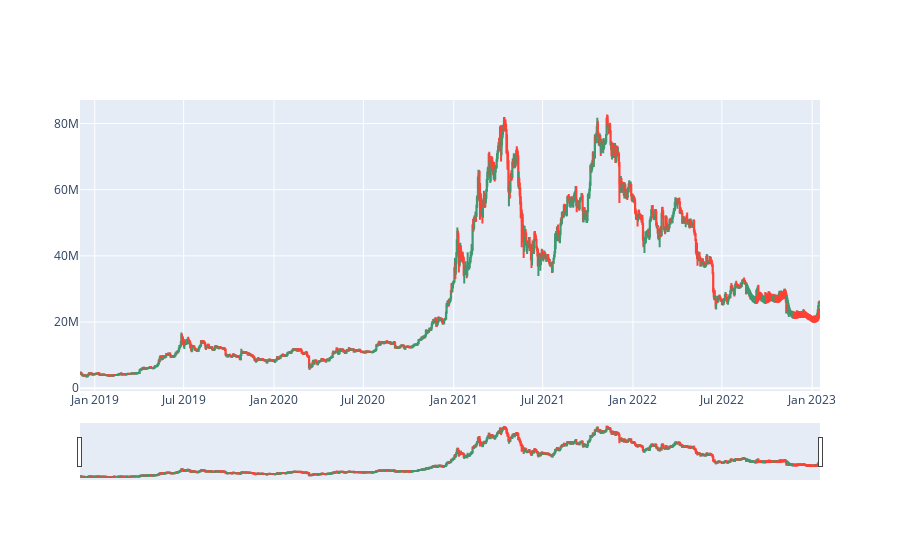

Source (notebook cell):
### Code cell
fig = go.Figure()
fig.add_trace(go.Candlestick(x=df_BTC.index,
                    open=df_BTC['open'], high=df_BTC['high'],
                    low=df_BTC['low'], close=df_BTC['close'],showlegend=False))
fig.add_trace(go.Candlestick(x=df_BTC_pred.index,
                    open=df_BTC_pred['open'], high=df_BTC_pred['high'],
                    low=df_BTC_pred['low'], close=df_BTC_pred['close'],showlegend=False))

### Figure 1 — Plotly figure (JSON) as saved in the notebook; plotly's stock layout.template omitted (floating-point values rounded to 4 significant figures; data arrays with more than 128 entries replaced by an {"elided": "..."} marker saying what was removed)
{"data": [{"close": {"elided": "1500 int values"}, "high": {"elided": "1500 int values"}, "low": {"elided": "1500 int values"}, "open": {"elided": "1500 int values"}, "showlegend": false, "type": "candlestick", "x": {"elided": "1500 str values"}}, {"close": {"elided": "150 int values"}, "high": {"elided": "150 int values"}, "low": {"elided": "150 int values"}, "open": {"elided": "150 int values"}, "showlegend": false, "type": "candlestick", "x": {"elided": "150 str values"}}], "layout": {}}
